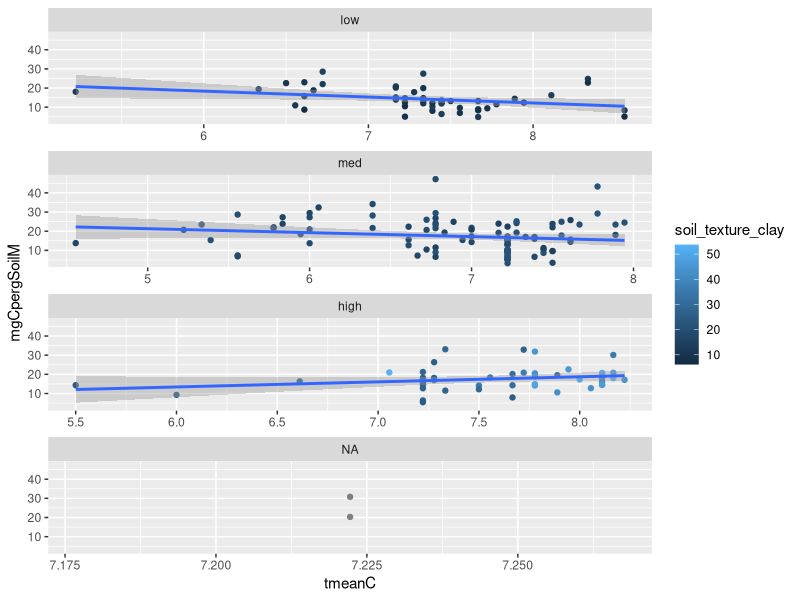
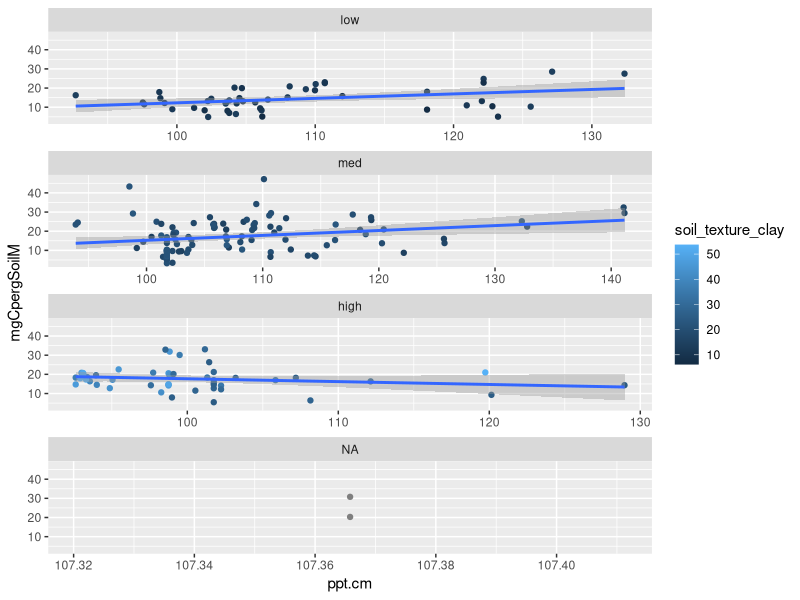
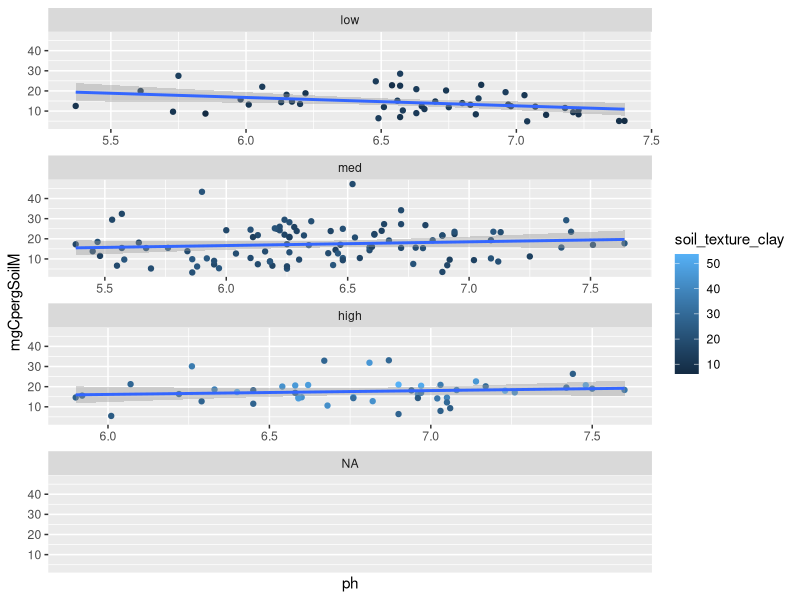
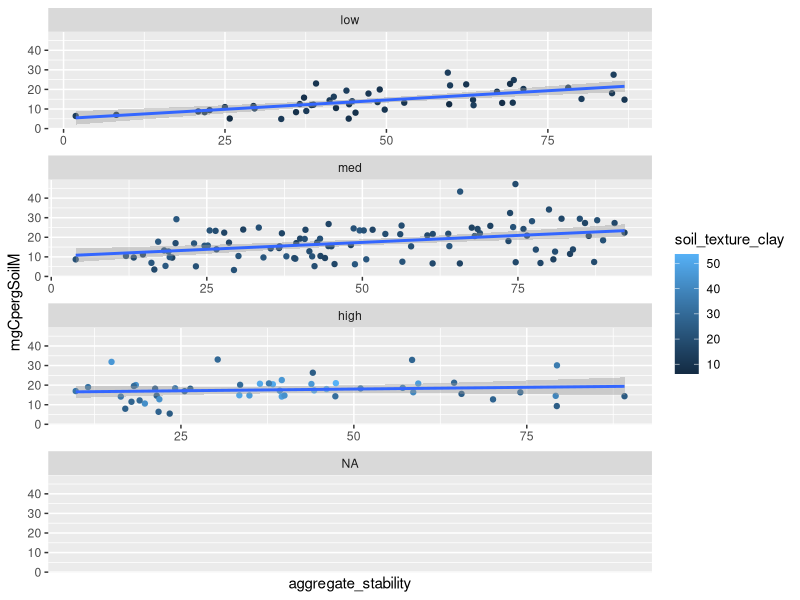
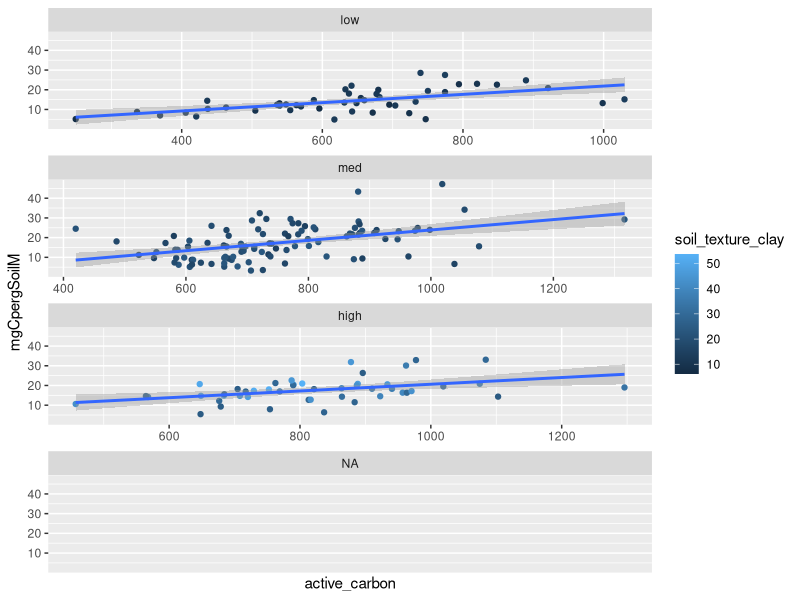
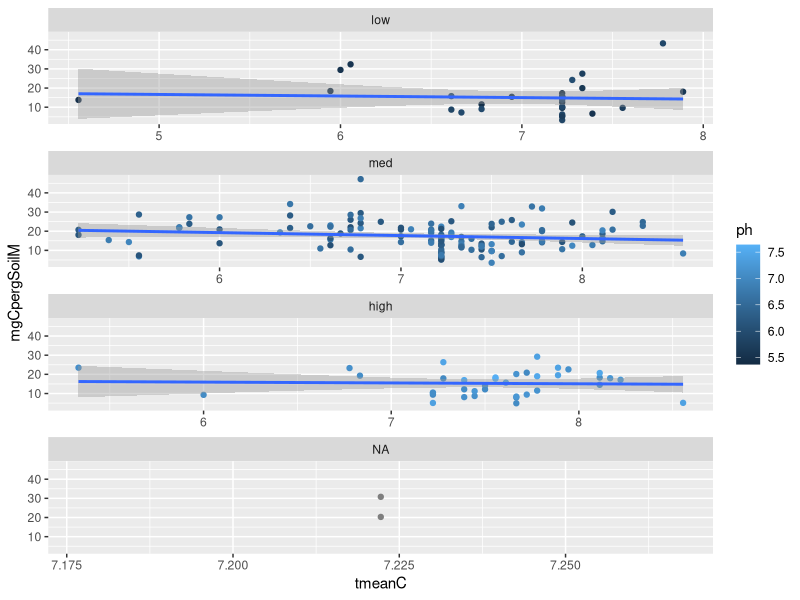
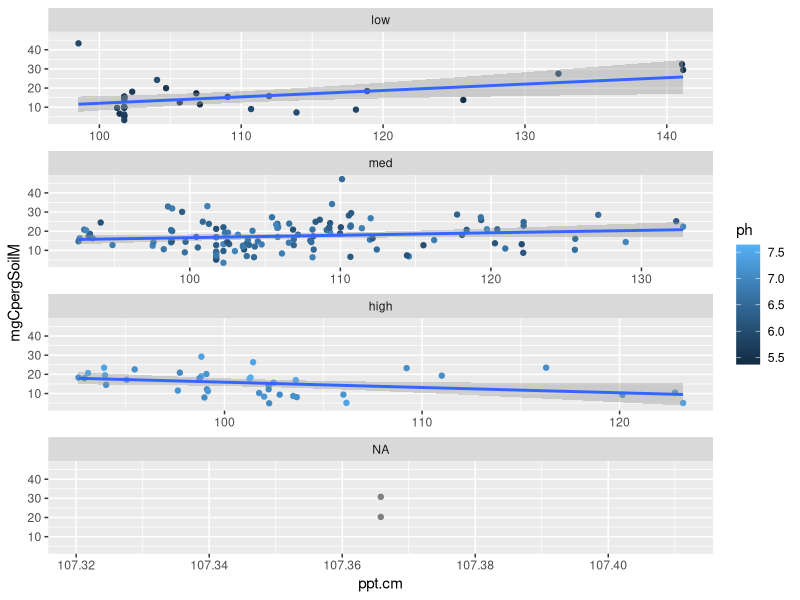
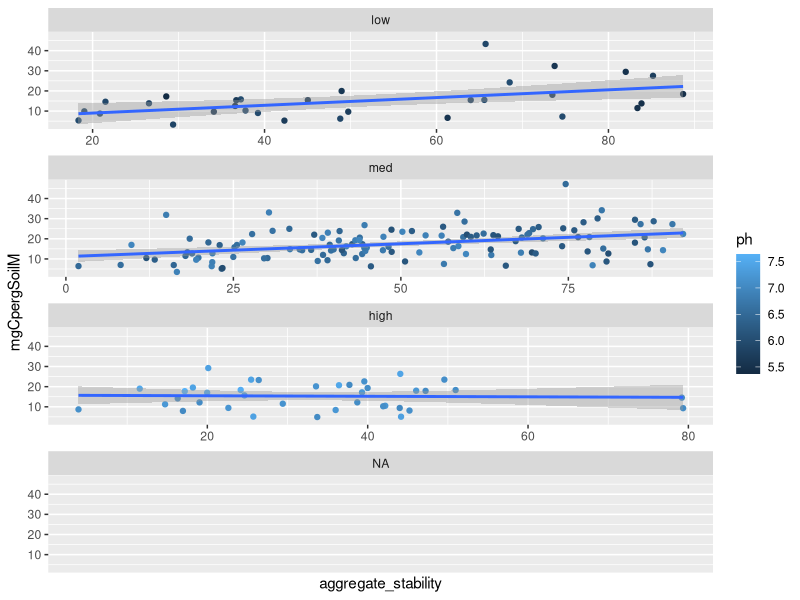

R code for these plots, in order: (Note: this script raises an error after producing the figures.)
#Analyzing data and Buildin models for response variable MgMAOM

#setwd("/Users/f003833/Documents/GitHub/FracFarmVT") #caitlin
setwd("C:/Users/F004SPC/Documents/GitHub/FracFarmVT") #erin

#load your libraries
library(tidyverse)
library(ggplot2)
library(dplyr)
library(corrplot)
library(nlme)
library(ggeffects)
library(emmeans)

##call in the analytical data
data <- read.csv("data.csv")


#First, graphically explore relationships 
#to look for interactions between independent variables that research shows could have interactions

summary(data$soil_texture_clay)
data <- data %>% 
  mutate(claycategory=cut(soil_texture_clay, breaks=c(-Inf, 14, 24, Inf), labels=c("low","med", "high")))
ggplot(data=data, aes(x=tmeanC, y=mgCpergSoilM, col=soil_texture_clay))+ 
  geom_point()+
  geom_smooth(method=lm)+
  facet_wrap(~ claycategory, ncol=1, scales="free_x")

data <- data %>% 
  mutate(claycategory=cut(soil_texture_clay, breaks=c(-Inf, 14, 24, Inf), labels=c("low","med", "high")))
ggplot(data=data, aes(x=ppt.cm, y=mgCpergSoilM, col=soil_texture_clay))+ 
  geom_point()+
  geom_smooth(method=lm)+
  facet_wrap(~ claycategory, ncol=1, scales="free_x")

data <- data %>% 
  mutate(claycategory=cut(soil_texture_clay, breaks=c(-Inf, 14, 24, Inf), labels=c("low","med", "high")))
ggplot(data=data, aes(x=ph, y=mgCpergSoilM, col=soil_texture_clay))+ 
  geom_point()+
  geom_smooth(method=lm)+
  facet_wrap(~ claycategory, ncol=1, scales="free_x")

data <- data %>% 
  mutate(claycategory=cut(soil_texture_clay, breaks=c(-Inf, 14, 24, Inf), labels=c("low","med", "high")))
ggplot(data=data, aes(x=aggregate_stability, y=mgCpergSoilM, col=soil_texture_clay))+ 
  geom_point()+
  geom_smooth(method=lm)+
  facet_wrap(~ claycategory, ncol=1, scales="free_x")

data <- data %>% 
  mutate(claycategory=cut(soil_texture_clay, breaks=c(-Inf, 14, 24, Inf), labels=c("low","med", "high")))
ggplot(data=data, aes(x=active_carbon, y=mgCpergSoilM, col=soil_texture_clay))+ 
  geom_point()+
  geom_smooth(method=lm)+
  facet_wrap(~ claycategory, ncol=1, scales="free_x")

#more interactions with ph
summary(data$ph)

data <- data %>% 
  mutate(phcategory=cut(ph, breaks=c(-Inf,6,7, Inf), labels=c("low","med","high")))
ggplot(data=data, aes(x=tmeanC, y=mgCpergSoilM, col=ph))+ 
  geom_point()+
  geom_smooth(method=lm)+
  facet_wrap(~ phcategory, ncol=1, scales="free_x")

data <- data %>% 
  mutate(phcategory=cut(ph, breaks=c(-Inf,6,7, Inf), labels=c("low","med","high")))
ggplot(data=data, aes(x=ppt.cm, y=mgCpergSoilM, col=ph))+ 
  geom_point()+
  geom_smooth(method=lm)+
  facet_wrap(~ phcategory, ncol=1, scales="free_x")

data <- data %>% 
  mutate(phcategory=cut(ph, breaks=c(-Inf,6,7, Inf), labels=c("low","med","high")))
ggplot(data=data, aes(x=aggregate_stability, y=mgCpergSoilM, col=ph))+ 
  geom_point()+
  geom_smooth(method=lm)+
  facet_wrap(~ phcategory, ncol=1, scales="free_x")

data <- data %>% 
  mutate(phcategory=cut(ph, breaks=c(-Inf,6,7, Inf), labels=c("low","med","high")))
ggplot(data=data, aes(x=soil_texture_clay, y=mgCpergSoilM, col=ph))+ 
  geom_point()+
  geom_smooth(method=lm)+
  facet_wrap(~ phcategory, ncol=1, scales="free_x")

data <- data %>% 
  mutate(phcategory=cut(ph, breaks=c(-Inf,6,7, Inf), labels=c("low","med","high")))
ggplot(data=data, aes(x=active_carbon, y=mgCpergSoilM, col=ph))+ 
  geom_point()+
  geom_smooth(method=lm)+
  facet_wrap(~ phcategory, ncol=1, scales="free_x")

#interactions with ppt
summary(data$ppt.cm)
data <- data %>% 
  mutate(pptcategory=cut(ppt.cm, breaks=c(-Inf,101.4, 110.0, Inf), labels=c("low","med","high")))
ggplot(data=data, aes(x=tmeanC, y=mgCpergSoilM, col=ppt.cm))+ 
  geom_point()+
  geom_smooth(method=lm)+
  facet_wrap(~ pptcategory, ncol=1, scales="free_x")


data <- data %>% 
  mutate(pptcategory=cut(ppt.cm, breaks=c(-Inf,101.4, 110.0, Inf), labels=c("low","med","high")))
ggplot(data=data, aes(x=aggregate_stability, y=mgCpergSoilM, col=ppt.cm))+ 
  geom_point()+
  geom_smooth(method=lm)+
  facet_wrap(~ pptcategory, ncol=1, scales="free_x")

summary(data$ppt.cm)
data <- data %>% 
  mutate(pptcategory=cut(ppt.cm, breaks=c(-Inf,101.4, 110.0, Inf), labels=c("low","med","high")))
ggplot(data=data, aes(x=tmeanC, y=mgCpergSoilM, col=ppt.cm))+ 
  geom_point()+
  geom_smooth(method=lm)+
  facet_wrap(~ pptcategory, ncol=1, scales="free_x")


data <- data %>% 
  mutate(pptcategory=cut(ppt.cm, breaks=c(-Inf,101.4, 110.0, Inf), labels=c("low","med","high")))
ggplot(data=data, aes(x=active_carbon, y=mgCpergSoilM, col=ppt.cm))+ 
  geom_point()+
  geom_smooth(method=lm)+
  facet_wrap(~ pptcategory, ncol=1, scales="free_x")

#interactions with aggregate stability
summary(data$aggregate_stability)
data <- data %>% 
  mutate(agStcategory=cut(aggregate_stability, breaks=c(-Inf,29.3, 65.6, Inf), labels=c("low","med","high")))
ggplot(data=data, aes(x=ph, y=mgCpergSoilM, col=aggregate_stability))+ 
  geom_point()+
  geom_smooth(method=lm)+
  facet_wrap(~ agStcategory, ncol=1, scales="free_x")

data <- data %>% 
  mutate(agStcategory=cut(aggregate_stability, breaks=c(-Inf,29.3, 65.6, Inf), labels=c("low","med","high")))
ggplot(data=data, aes(x=ppt.cm, y=mgCpergSoilM, col=aggregate_stability))+ 
  geom_point()+
  geom_smooth(method=lm)+
  facet_wrap(~ agStcategory, ncol=1, scales="free_x")

data <- data %>% 
  mutate(agStcategory=cut(aggregate_stability, breaks=c(-Inf,29.3, 65.6, Inf), labels=c("low","med","high")))
ggplot(data=data, aes(x=tmeanC, y=mgCpergSoilM, col=aggregate_stability))+ 
  geom_point()+
  geom_smooth(method=lm)+
  facet_wrap(~ agStcategory, ncol=1, scales="free_x")

data <- data %>% 
  mutate(agStcategory=cut(aggregate_stability, breaks=c(-Inf,29.3, 65.6, Inf), labels=c("low","med","high")))
ggplot(data=data, aes(x=soil_texture_clay, y=mgCpergSoilM, col=aggregate_stability))+ 
  geom_point()+
  geom_smooth(method=lm)+
  facet_wrap(~ agStcategory, ncol=1, scales="free_x")

data <- data %>% 
  mutate(agStcategory=cut(aggregate_stability, breaks=c(-Inf,29.3, 65.6, Inf), labels=c("low","med","high")))
ggplot(data=data, aes(x=active_carbon, y=mgCpergSoilM, col=aggregate_stability))+ 
  geom_point()+
  geom_smooth(method=lm)+
  facet_wrap(~ agStcategory, ncol=1, scales="free_x")

#tmeanC and active carbon
summary(data$tmeanC)

data <- data %>% 
  mutate(tmeanCcategory=cut(tmeanC, breaks=c(-Inf,6.8, 7.6, Inf), labels=c("low","med","high")))
ggplot(data=data, aes(x=active_carbon, y=mgCpergSoilM, col=tmeanC))+ 
  geom_point()+
  geom_smooth(method=lm)+
  facet_wrap(~ tmeanCcategory, ncol=1, scales="free_x")

#Models
#Correlation plot
cordata <- cor(data[,c("mgCpergSoilM","ph","ppt.cm","tmeanC","aggregate_stability","soil_texture_clay","active_carbon")], use="pairwise.complete.obs", method="pearson")
corrplot(cordata)
view(cordata)

##Linear Mixed Model for dependent variable (mgCpergSoilM)
#test without random effect, because only one value per field

m1 = gls(mgCpergSoilM ~ ppt.cm * soil_texture_clay * tmeanC + ppt.cm * tmeanC + 
           aggregate_stability * soil_texture_clay + 
           active_carbon + 
           + + ph * soil_texture_clay, 
         data = data, 
         na.action = na.exclude, 
         method = "ML")
summary(m1)

#check if variance structure improves the model (to test, both methods were set to REML)

m2 = gls(mgCpergSoilM ~ ppt.cm * soil_texture_clay * tmeanC + ppt.cm * tmeanC + 
           active_carbon + ph * soil_texture_clay +aggregate_stability, 
         data = data, 
         na.action = na.exclude, 
         method = "ML")
summary(m2)


anova (m1,m2)

m3 = gls(mgCpergSoilM ~ ppt.cm * soil_texture_clay * tmeanC + ppt.cm * tmeanC + 
           active_carbon +aggregate_stability, 
         data = data, 
         na.action = na.exclude, 
         method = "ML")
summary(m3)
anova (m2,m3)


#check assumptions, distribution of residuals

F_Final <- fitted(m3)
R_Final <- residuals(m3, type = "pearson", scaled = TRUE)
N = !is.na(data$mgCpergSoilM)
Rfull <- NA
Rfull[N] <- R_Final
op <- par(mfrow = c(2,2), mar = c(5,4,1,1))  
plot(F_Final, R_Final)
hist(Rfull)
plot(Rfull ~ data$aggregate_stability)
plot(Rfull ~ data$soil_texture_clay)
plot(Rfull ~ data$active_carbon)
plot(Rfull ~ data$tmeanC)
plot(Rfull ~ data$ppt.cm)
plot(Rfull ~ data$ph)
par(op)

#partial residuals to test that the relationship is linear
#do these for each of the significant predictors (do green and red lines match?)

op <- par(mfrow = c(2,2), mar = c(5,4,1,1)) #this makes it so all the graphs are plotted in the same window (a 2 x 2 grid)

ppt.cm.c <- summary(m3)$coefficients[2] #predictor coefficient
ppt.cm.pr <- Rfull + ppt.cm.c*data$ppt.cm  #Residuals + pred coef * predictor value
{scatter.smooth(data$ppt.cm, ppt.cm.pr, 
                lpars = list(col = "green", lwd = 3, lty = 3)) #residual loess
  abline(lm(ppt.cm.c*data$ppt.cm ~ data$ppt.cm), col = "red")} 

soil_texture_clay.c <- summary(m3)$coefficients[3] #predictor coefficient
soil_texture_clay.pr <- Rfull + soil_texture_clay.c*data$soil_texture_clay  #Residuals + pred coef * predictor value
{scatter.smooth(data$soil_texture_clay, soil_texture_clay.pr, 
                lpars = list(col = "green", lwd = 3, lty = 3)) #residual loess
  abline(lm(soil_texture_clay.c*data$soil_texture_clay ~ data$soil_texture_clay), col = "red")} 

aggregate_stability.c <- summary(m3)$coefficients[5] #predictor coefficient
aggregate_stability.pr <- Rfull + aggregate_stability.c*data$aggregate_stability  #Residuals + pred coef * predictor value
{scatter.smooth(data$aggregate_stability, aggregate_stability.pr, 
                lpars = list(col = "green", lwd = 3, lty = 3)) #residual loess
  abline(lm(aggregate_stability.c*data$aggregate_stability ~ data$aggregate_stability), col = "red")} 

active_carbon.c <- summary(m3)$coefficients[6] #predictor coefficient
active_carbon.pr <- Rfull + active_carbon.c*data$active_carbon  #Residuals + pred coef * predictor value
{scatter.smooth(data$active_carbon, active_carbon.pr, 
                lpars = list(col = "green", lwd = 3, lty = 3)) #residual loess
  abline(lm(active_carbon.c*data$active_carbon ~ data$active_carbon), col = "red")} 

tmeanC.c <- summary(m3)$coefficients[6] #predictor coefficient
tmeanC.pr <- Rfull + tmeanC.c*data$tmeanC  #Residuals + pred coef * predictor value
{scatter.smooth(data$tmeanC, tmeanC.pr, 
                lpars = list(col = "green", lwd = 3, lty = 3)) #residual loess
  abline(lm(tmeanC.c*data$tmeanC ~ data$tmeanC), col = "red")} 

par(op)

#Visualize significant relationships

#own_theme below sets ggplot parameters for how plots should look. 
own_theme <- theme_bw(base_size = 11) +
  theme(rect = element_blank(),
        axis.ticks = element_line(color = "black"),
        axis.text = element_text(color = "black"),
        axis.line = element_line(color = "black"),
        panel.grid.minor = element_blank())

#for aggregate stability
pred_aggregate_stability <- ggpredict(m3, terms = c("aggregate_stability"))

mgMAOM_aggregate_stability <-data %>% 
  ggplot() +
  geom_point(aes(x = aggregate_stability, y = mgCpergSoilM), #plot your data
             size = 1.5, alpha = 0.5) +
  geom_line(pred_aggregate_stability, mapping = aes(x=x, y=predicted), #plot the model's prediction (based on linear )
            lwd = 1) +
  own_theme+
  theme(legend.position = "none") +
  scale_y_continuous(expression("mg C in MAOM per g soil"))+
  scale_x_continuous(expression("Aggregate Stability"),
              label = scales::comma) 
mgMAOM_aggregate_stability
ggsave("mgMAOM_aggregate_stability.jpeg", width = 4, height = 3)
                   
  #for active_carbon
  pred_active_carbon <- ggpredict(m3, terms = c("active_carbon"))
         mgMAOM_active_carbon <-data %>% 
            ggplot() +
          geom_point(aes(x = active_carbon, y = mgCpergSoilM), #plot your data
                                size = 1.5, alpha = 0.5) +
          geom_line(pred_active_carbon, mapping = aes(x=x, y=predicted), #plot the model's prediction (based on linear )
                               lwd = 1) +
          own_theme+
        theme(legend.position = "none") +
                     scale_y_continuous(expression("mg C in MAOM per g soil"))+
                     scale_x_continuous(expression("active carbon"),
                                        label = scales::comma) 
                   mgMAOM_active_carbon
                   ggsave("mgMAOM_active_carbon.jpeg", width = 4, height = 3)
                   
      #for 3 way interaction
                   
                   
   #analyze data by field type. group by and color by field type this code is in progress
    #exploration
                   mgMAOM_active_carbonbyField <-data %>% 
                     ggplot() +
                     geom_point(aes(x = active_carbon, y = mgCpergSoilM, color=Type.x), 
                                size = 1.5, alpha = 0.5) +
                     #geom_smooth() +
                     own_theme+
                     #theme(legend.position = "none") +
                     scale_y_continuous(expression("mg C in MAOM per g soil"))+
                     scale_x_continuous(expression("active_carbon"),
                                        label = scales::comma) 
                   mgMAOM_active_carbonbyField
                   ggsave("mgMAOM_active_carbonbyField.jpeg", width = 4, height = 3)
                   
                   mgMAOM_agg_stability_byField <-data %>% 
                     ggplot() +
                     geom_point(aes(x = aggregate_stability, y = mgCpergSoilM, color=Type.x), 
                                size = 1.5, alpha = 0.5) +
                     #geom_smooth() +
                     own_theme+
                     #theme(legend.position = "none") +
                     scale_y_continuous(expression("mg C in MAOM per g soil"))+
                     scale_x_continuous(expression("aggregrate stability"),
                                        label = scales::comma) 
                   mgMAOM_agg_stability_byField
                   ggsave("mgMAOM_aggregrate_stability_byField.jpeg", width = 4, height = 3)
                   
                   
